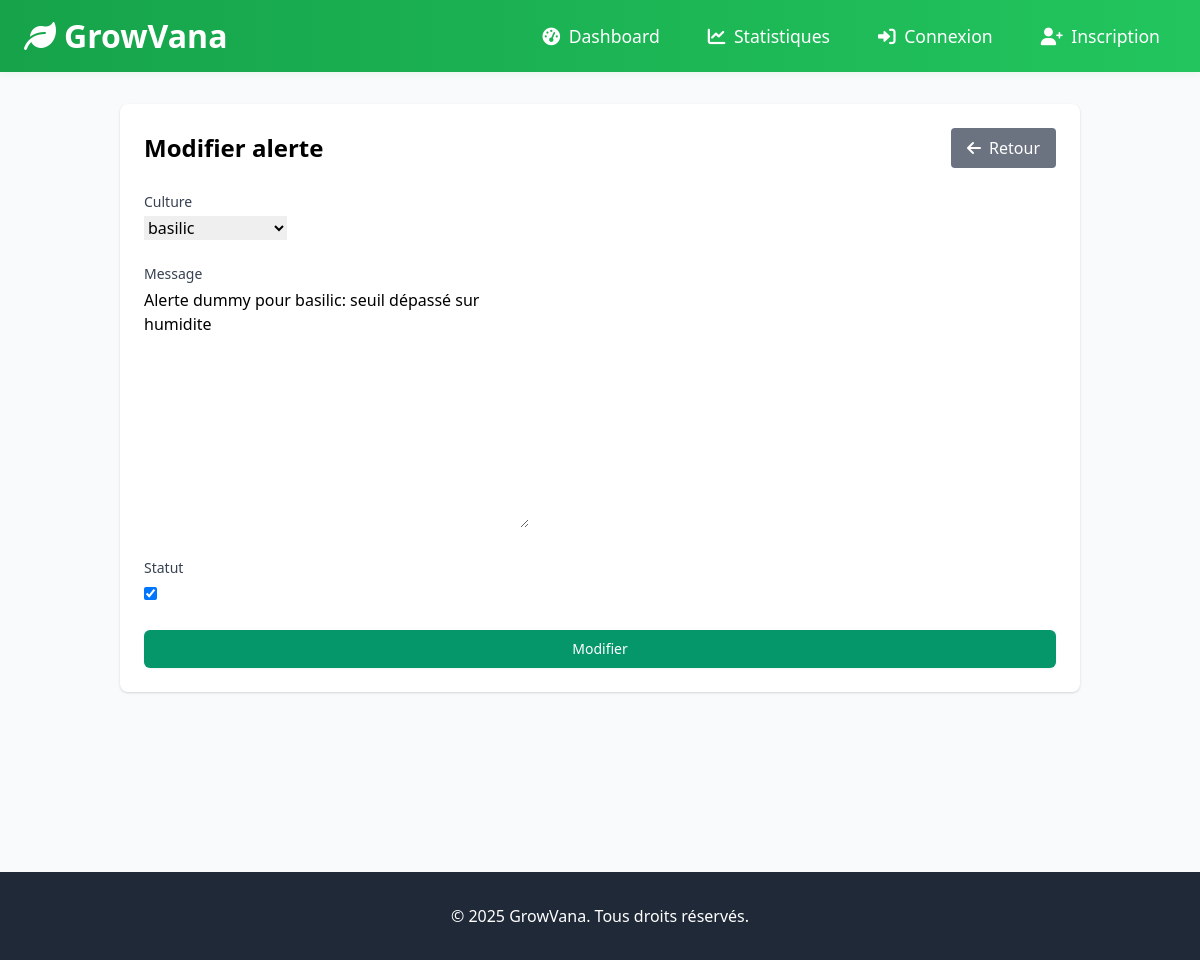
Page /notifications/6/edit/ on the earlier database version.
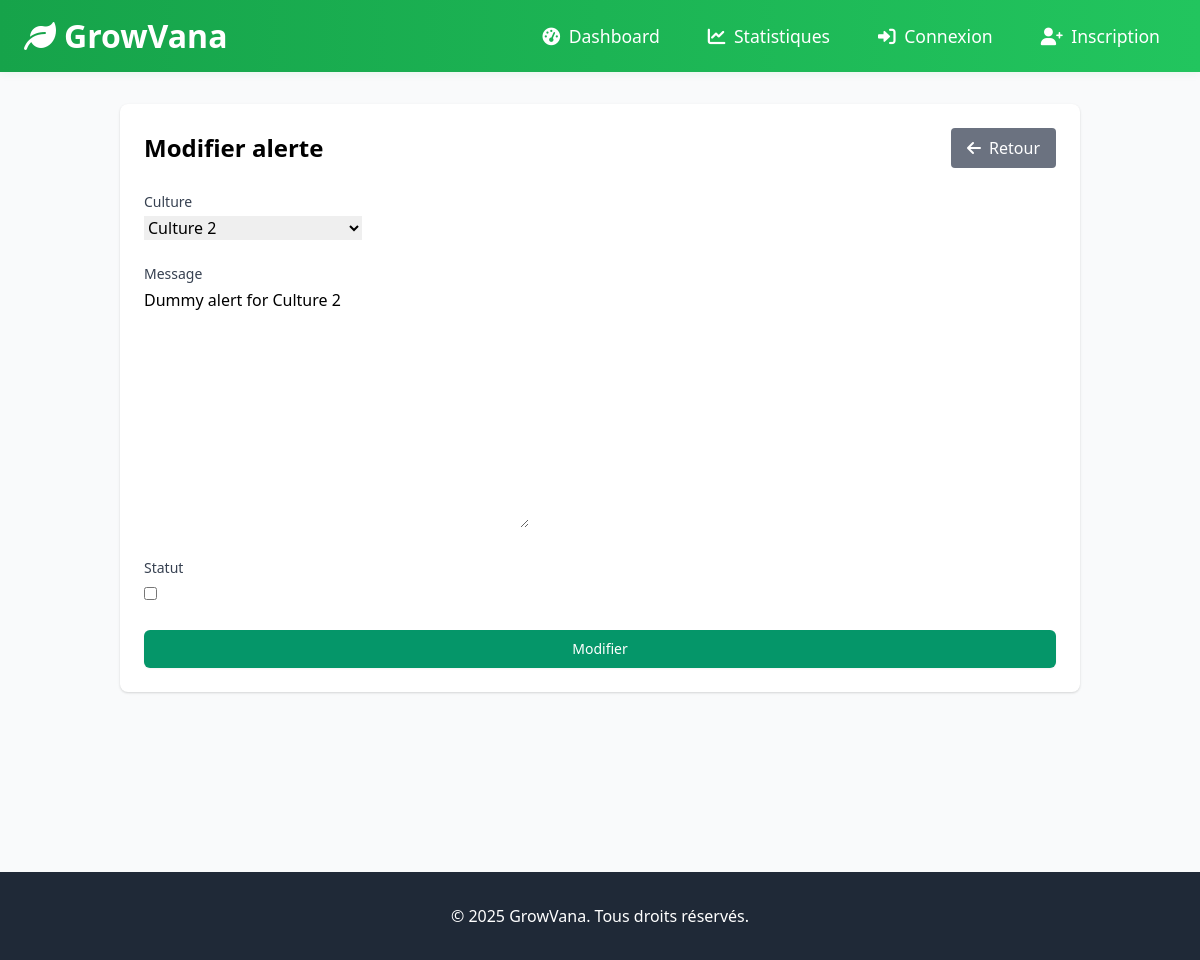
Same page on the later database version.
### notification/models.py (models this page shows, shortened)
class Alert(models.Model):
    culture = models.ForeignKey(Culture, on_delete=models.CASCADE)
    timestamp = models.DateTimeField(auto_now_add=True)
    message = models.TextField()
    is_resolved = models.BooleanField(default=False)

### notification/views.py (the view)
# urls.py: path('<int:pk>/edit/', views.notification_edit, name='notification-edit'),
def notification_edit(request, pk):
    alert = get_object_or_404(Alert, pk=pk)
    if request.method == 'POST':
        form = AlertForm(request.POST, instance=alert)
        if form.is_valid():
            form.save()
            return redirect('notification:notification-detail', pk=pk)
    else:
        form = AlertForm(instance=alert)
    return render(request, 'notification/form.html', {'form': form, 'action': 'Edit'})

### notification/forms.py
class AlertForm(forms.ModelForm):
    class Meta:
        model = Alert
        fields = ['culture', 'message', 'is_resolved']

### culture/models.py (called while the page is built)
    def __str__(self):
        return self.name

### notification/templates/notification/form.html (shortened to what this page needs)
{% extends 'base.html' %}
{% block content %}
<div class="container mx-auto p-4">
    <div class="bg-white rounded-lg shadow p-6">
        <div class="flex justify-between items-center mb-6">
            <h1 class="text-2xl font-bold">{% if action == 'Create' %}Nouvelle alerte{% else %}Modifier alerte{% endif %}</h1>
            <a href="{% url 'notification:notification-list' %}" class="bg-gray-500 text-white px-4 py-2 rounded hover:bg-gray-600">
                <i class="fas fa-arrow-left mr-2"></i>Retour
            </a>
        </div>
        <form method="post" class="space-y-6">
            <div>
                <label class="block text-sm font-medium text-gray-700">Culture</label>
                <div class="mt-1">
                    {{ form.culture }}
                </div>
            </div>
            <div>
                <label class="block text-sm font-medium text-gray-700">Message</label>
                <div class="mt-1">
                    {{ form.message }}
                </div>
            </div>
            <div>
                <label class="block text-sm font-medium text-gray-700">Statut</label>
                <div class="mt-1">
                    {{ form.is_resolved }}
                </div>
            </div>
            <div>
                <button type="submit" class="w-full flex justify-center py-2 px-4 border border-transparent rounded-md shadow-sm text-sm font-medium text-white bg-green-600 hover:bg-green-700 focus:outline-none focus:ring-2 focus:ring-offset-2 focus:ring-green-500">
                    {% if action == 'Create' %}Créer{% else %}Modifier{% endif %}
                </button>
            </div>
        </form>
    </div>
</div>
{% endblock %}

Differences in the rows shown:
changed Alert: culture "basilic" → "Culture 2"; message "Alerte dummy pour basilic: seuil dépassé sur humidite" → "Dummy alert for Culture 2"; is_resolved "☑" → "☐"
